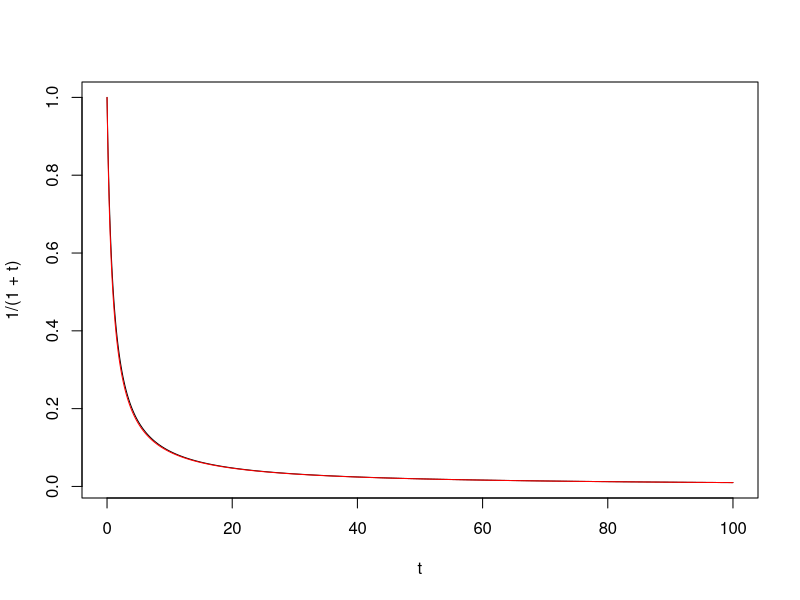
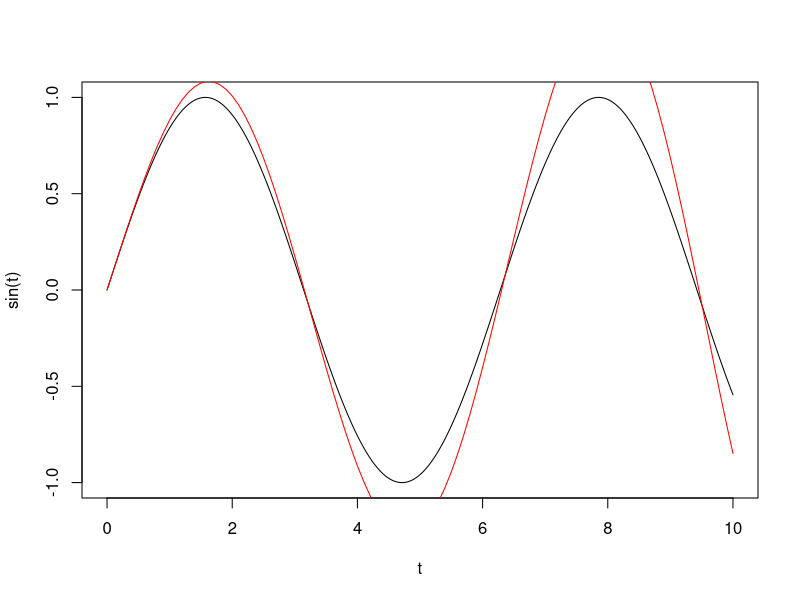

Here is the R script that generated these plots, in order:
## ---- chunk 1
knitr::opts_chunk$set(echo = TRUE)
## ---- chunk 2
schemat_otwarty = function(rownanie, x0 , t0, h, N){
  t = seq(from=t0, to=t0+N*h,length.out = N+1)
  xn = matrix(0, nrow = length(x0), ncol = N+1)
  xn[,1] = x0
  t[1] = t0
  for (i in 2:(N+1)){
    xn[,i] = xn[,i-1]+h*rownanie(t[i-1], xn[,i-1])
  }
  result = list(time=t, values=xn)
  return(result)
}
## ---- chunk 3
rownanie = function(t, x){
  return(-x^2)
}

x0 = c(1)
t0 = 0
t_end = 100  
N = 1000
h = (t_end - t0) / N


  
solution = schemat_otwarty(rownanie, x0, t0, h , N)
## ---- chunk 4
t = seq(t0,t_end, by=0.001)
plot(t, 1/(1+t), type = 'l', col='black' )
lines(solution$time, solution$values, col='red')
## ---- chunk 5
rownanie = function(t ,x) {
  y = rep(0, times =2)
  y[1] = x[2]
  y[2] = -x[1]
  return(y)
}

x0 = c(0, 1)
t0 = 0
t_end = 10 
N = 100
h = (t_end - t0) / N


solution = schemat_otwarty(rownanie, x0, t0, h , N)


## ---- chunk 6
t = seq (t0, t_end, by=0.01)
plot(t, sin(t), type = 'l', col = 'black')
lines(solution$time, solution$values[1,], col='red')
## ---- chunk 7
macierz = matrix (0, nrow = 3, ncol = 4)
macierz
## ---- chunk 8
macierz[,1] = c(1,2,3)
macierz
